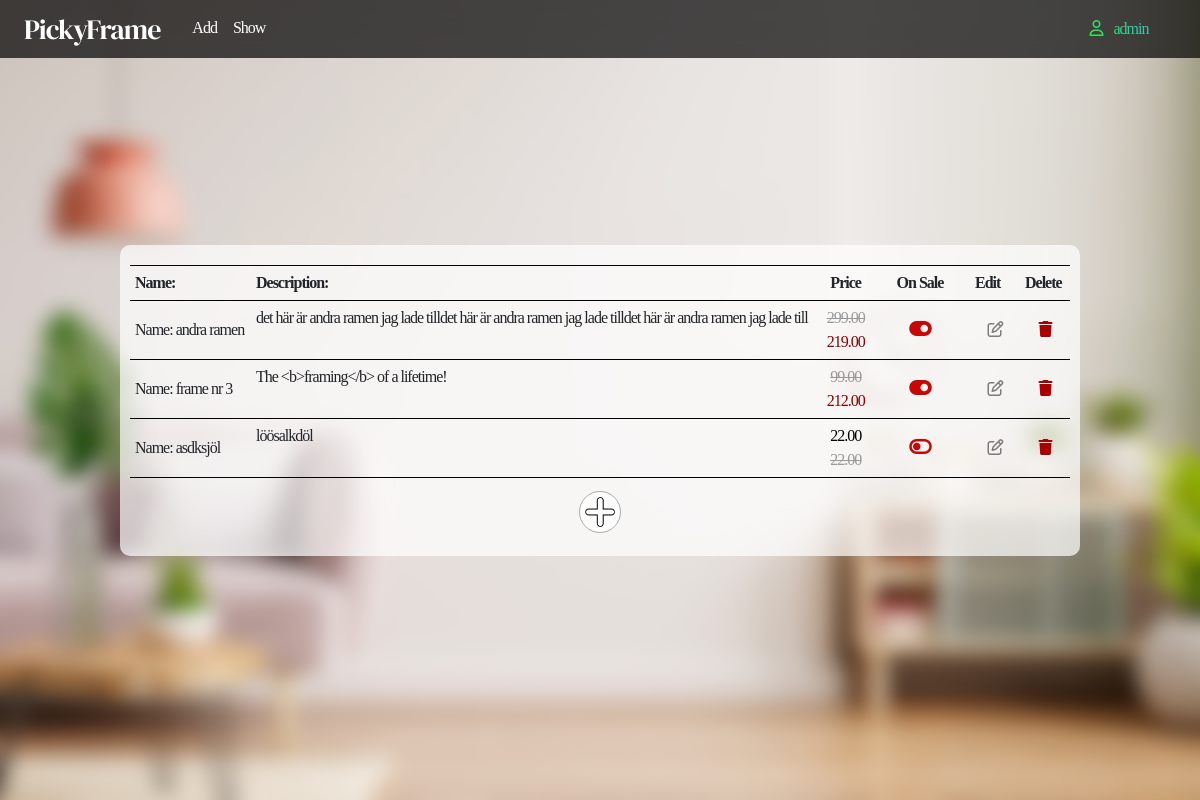
Page /show (signed in) on the earlier database version.
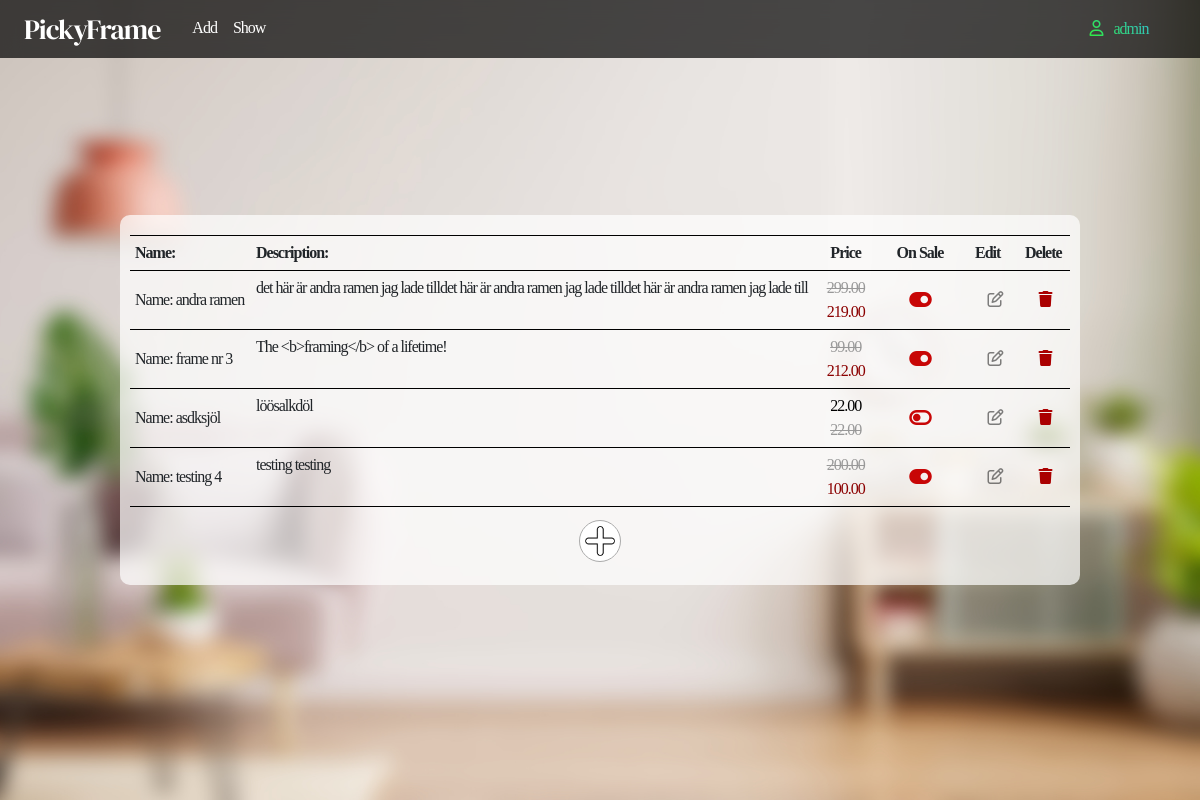
Same page on the later database version.
### productsadmin/models.py (models this page shows, shortened)
class Product(models.Model):
    name = models.CharField(max_length=30, null=False, blank=False)
    price = models.DecimalField(null=False, blank=False, max_digits=5, decimal_places=2)
    desc = models.CharField(max_length=300, null=False, blank=False)
    pic = models.CharField(max_length=30, null=False, blank=False, default='pic.jpg')
    sale = models.BooleanField(null=False, blank=False, default=False)
    sale_price = models.DecimalField(null=False, blank=False, max_digits=5, decimal_places=2)
    likes = models.ManyToManyField(User, related_name="likes", blank=True)

### productsadmin/views.py (the view)
# urls.py: path('show', views.show, name='show'),
def show(request):
    if request.user.is_superuser:
        products = Product.objects.all().order_by('id')
        context = {
            'products': products
        }
        return render(request, 'admin/show_prod.html', context)
    else:
        messages.warning(request, "You are not authorized for this")
        return redirect('show_prod')

### productsadmin/templates/admin/show_prod.html (shortened to what this page needs)
{% extends "admin/admin.html" %}
{% load static %}
{% block content %}
<article class="article">
    <table>
        <tr>
            <td colspan="6">
            </td>
        </tr>
        <tr>
            <th>Name: </th>
            <th class="d-none d-sm-none d-md-block d-lg-block">Description:</th>
            <th style="text-align: center;">Price</th>
            <th style="text-align: center;width: 100px;">On Sale</th>
            <th style="width: 50px;">Edit</th>
            <th style="width: 50px;">Delete</th>
        </tr>
        {% for product in products %}
        <tr>
            <td>Name: {{product.name}}</td>
            <td class="d-none d-sm-none d-md-block d-lg-block">{{ product.desc}}</td>
            <td style="80px; text-align: center;">
                {% if product.sale == False %}
                <p style="color: #000; margin: 0;">{{ product.price }}</p>
                    <strike class="mute">{{ product.sale_price }}</strike>
                {% endif %}
                {% if product.sale == True %}
                    <strike class="mute">{{ product.price }}</strike>
                    <p style="color: darkred; margin: 0;">{{ product.sale_price }}</p>
                {% endif %}
            </td>
            <td style="text-align: center;"><a href="/toggle/{{ product.id }}">
                {% if product.sale == True %}
                <i class="fa-solid fa-toggle-on fa-lg"></i>
                {% else %}
                <i class="fa-solid fa-toggle-off fa-lg"></i>
                {% endif %}
                </a>
            </td>
            <td style="text-align: center;"><a href="/edit/{{ product.id }}"><i class="fa-regular fa-pen-to-square"></i></a></td>
            <td style="text-align: center;">
                <details>
                    <summary><i class="fa-solid fa-trash" style="color: #aa0000;"></i></summary>
                </details>
            </td>
        </tr>
        {% empty %}
            <tr>
                <td>
                    There are no products yet
                </td>
            </tr>
        {% endfor %}
            <tr class="noborder">
                <td colspan="6">
                    <button class="btn link-btn centered my-2 add"><a href="/add"><img class="icon_add" src="{% static  'img/' %}plus.png"></a></button>
                </td>
            </tr>
    </table>
</article>
{% endblock %}

Differences in the rows shown:
added Product: name "testing 4", desc "testing testing", price "200.00", sale_price "100.00", sale True (drawn)
